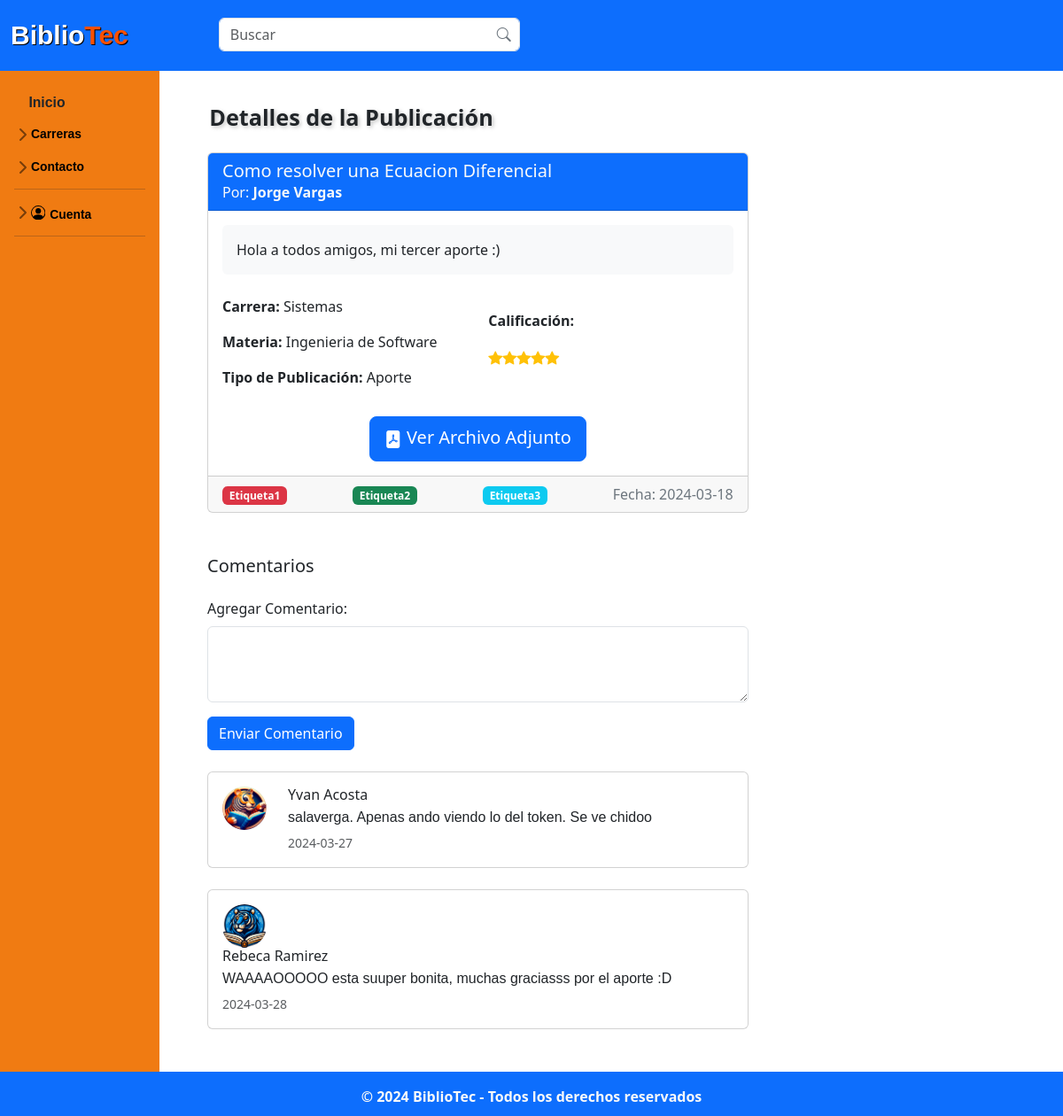
The page /publicacion/publicacion_detalle.php?id=3 (signed in) on the database as committed earlier.
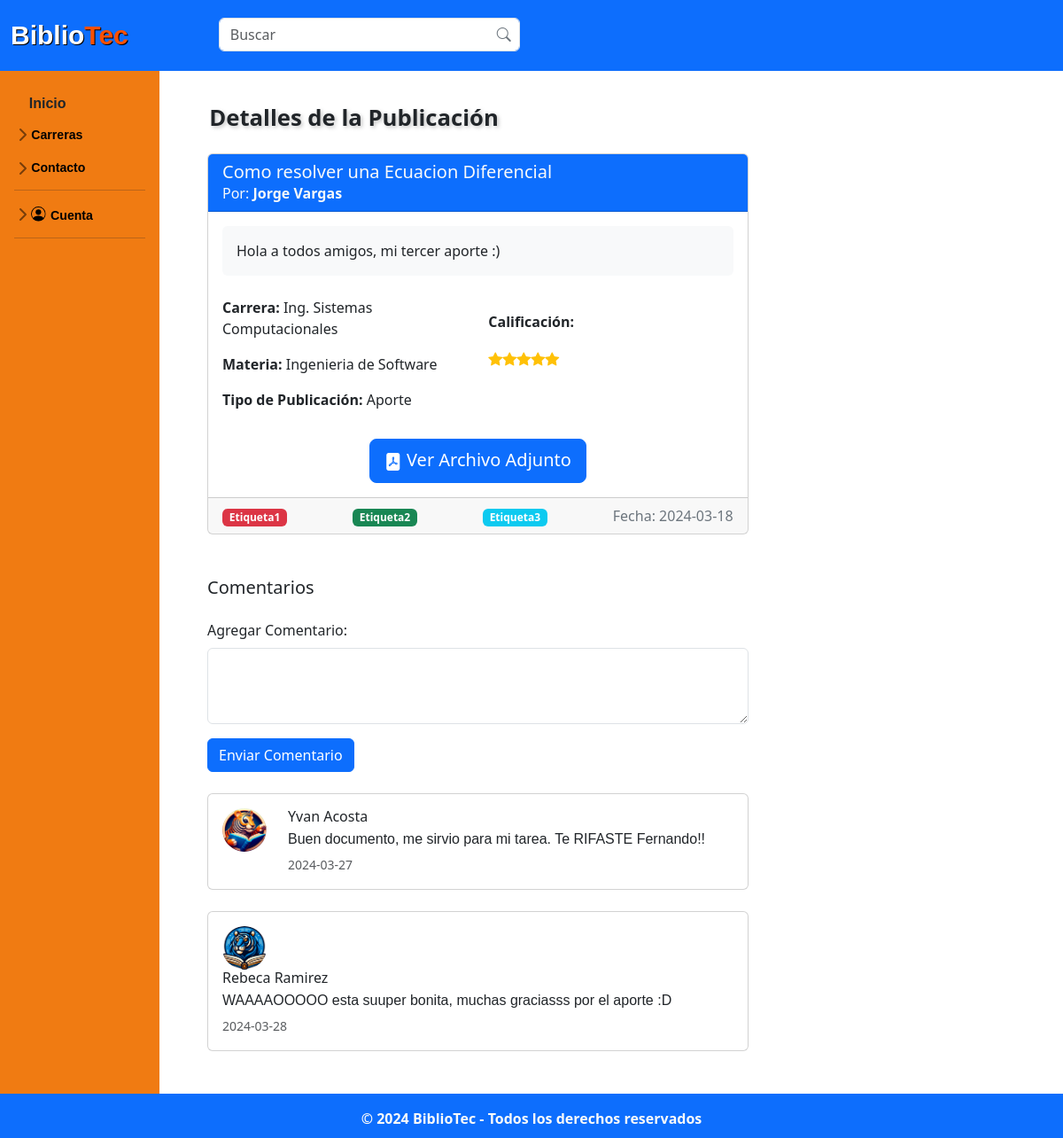
The same page on the database as committed later.
### tables this page shows
CREATE TABLE IF NOT EXISTS `publicacion` (
  `idPub` int NOT NULL AUTO_INCREMENT,
  `id_Usuario` int NOT NULL,
  `titulo_Pub` varchar(50) NOT NULL,
  `fecha_Pub` date NOT NULL,
  `descrip_Pub` text NOT NULL,
  `calif_Pub` decimal(10,0) NOT NULL,
  `carrera_Pub` varchar(45) NOT NULL,
  `materia_Pub` varchar(60) NOT NULL,
  `tipo_pub` varchar(45) NOT NULL,
  `archivo_Pub` varchar(100) NOT NULL,
  PRIMARY KEY (`idPub`),
  KEY `fk_Publicacion_Usuario1_idx` (`id_Usuario`)
);

CREATE TABLE IF NOT EXISTS `comentario` (
  `idComent` int NOT NULL AUTO_INCREMENT,
  `idPub` int NOT NULL,
  `idUsuario` int NOT NULL,
  `text_Coment` text NOT NULL,
  `fecha_Coment` date NOT NULL,
  PRIMARY KEY (`idComent`),
  KEY `fk_Comentario_Publicacion_idx` (`idPub`),
  KEY `fk_Comentario_Usuario1_idx` (`idUsuario`)
);

CREATE TABLE IF NOT EXISTS `usuario` (
  `idUsuario` int NOT NULL AUTO_INCREMENT,
  `nom_Us` varchar(50) NOT NULL,
  `apell_Us` varchar(50) NOT NULL,
  `carrera_Us` varchar(60) NOT NULL,
  `semestre_Us` varchar(50) NOT NULL,
  `correo_Us` varchar(100) NOT NULL,
  `contra_Us` varchar(60) NOT NULL,
  PRIMARY KEY (`idUsuario`)
);

### publicacion/publicacion_detalle.php (the view, shortened to what the changed rows need)
<?php
$link = include('../php/conexion.php');
if (isset($_GET['id'])) {
    $idPub = $_GET['id'];
    $query = "SELECT p.*, u.nom_Us, u.apell_Us FROM publicacion p
              JOIN usuario u ON p.id_Usuario = u.idUsuario
              WHERE p.idPub = $idPub";
    $result = mysqli_query($link, $query);
    if (mysqli_num_rows($result) == 1) {
        $publicacion = mysqli_fetch_assoc($result);
        $query_comentarios = "SELECT c.*, u.nom_Us, u.apell_Us FROM comentario c
                              JOIN usuario u ON c.idUsuario = u.idUsuario
                              WHERE c.idPub = $idPub";
        $result_comentarios = mysqli_query($link, $query_comentarios);
    } else {
        header("Location: ../home.php");
        exit();
    }
} else {
    header("Location: ../home.php");
    exit();
}
?>
<!DOCTYPE html>
<html lang="es">
<head>
    <link rel="stylesheet" href="../css/normalizar.css">
    <link rel="stylesheet" href="../css/estilos.css">
    <link rel="stylesheet" href="../css/hover-min.css">
    <link rel="stylesheet" href="../css/animate.css">
    <link rel="stylesheet" href="../css/sidebars.css">
    <link rel="stylesheet" href="style.css">
    <link rel="stylesheet" href="https://cdnjs.cloudflare.com/ajax/libs/animate.css/4.1.1/animate.min.css" />
    <link href="https://cdn.jsdelivr.net/npm/bootstrap@5.3.3/dist/css/bootstrap.min.css" rel="stylesheet">
    <link rel="stylesheet" href="https://cdn.jsdelivr.net/npm/bootstrap-icons@1.11.3/font/bootstrap-icons.min.css">
    <link rel="stylesheet" href="https://cdn.jsdelivr.net/npm/@docsearch/css@3">
</head>
<body>
    <div class="container-fluid">
        <div class="row">
            <main role="main" class="col-md-9 ml-sm-auto col-lg-10 px-4" style="font-weight:normal; margin-left: 1.5%">
                <h3 style=" margin-left: 1.5% ; margin-top: 35px;">
                    <div class="container mt-4 mb-5">
                        <div class="row">
                            <div class="col-md-8">
                                <div class="card card-details">
                                    <div class="card-header bg-primary text-light">
                                        <h5 class="card-title mb-0"><?php echo $publicacion['titulo_Pub']; ?></h5>
                                        <p class="card-text mb-0">Por:<b> <?php echo $publicacion['nom_Us'] . " " . $publicacion['apell_Us']; ?></b></p>
                                    </div>
                                    <div class="card-body">
                                        <div class="row mb-4">
                                            <div class="col">
                                                <div class="bg-light p-3 rounded">
                                                    <p class="card-text"><?php echo $publicacion['descrip_Pub']; ?></p>
                                                </div>
                                            </div>
                                        </div>
                                        <div class="row">
                                            <div class="col-md-6">
                                                <p class="card-text"><b>Carrera:</b> <?php echo $publicacion['carrera_Pub']; ?></p>
                                                <p class="card-text"><b>Materia:</b> <?php echo $publicacion['materia_Pub']; ?></p>
                                                <p class="card-text"><b>Tipo de Publicación:</b> <?php echo $publicacion['tipo_pub']; ?></p>
                                            </div>
                                        </div>
                                    </div>
                                    <div class="card-footer d-flex justify-content-between align-items-end">
                                        <?php
                                        $etiquetas = array("Etiqueta1", "Etiqueta2", "Etiqueta3");
                                        $colores = array("bg-danger", "bg-success", "bg-info");
                                        foreach ($etiquetas as $index => $etiqueta) {
                                            echo '<span class="badge ' . $colores[$index % count($colores)] . ' mr-1">' . $etiqueta . '</span>';
                                        }
                                        ?>
                                        <p class="card-text comment-date mb-0 align-self-end">Fecha: <?php echo $publicacion['fecha_Pub']; ?></p>
                                    </div>
                                </div>
                                <div class="mt-5">
                                    <?php
                                    $imagenes_aleatorias = array();
                                    $ruta_base = "../images/tigers/";
                                    for ($i = 1; $i <= 15; $i++) {
                                        $ruta_imagen = $ruta_base . "a" . $i . ".png";
                                        $imagenes_aleatorias[] = $ruta_imagen;
                                    }
                                    $contador = 0;
                                    ?>
                                    <?php while ($comentario = mysqli_fetch_assoc($result_comentarios)) : ?>
                                        <div class="card mt-4">
                                            <div class="card-body">
                                                <div class="row">
                                                    <div class="col-auto">
                                                        <?php if ($contador % 2 == 0) : ?>
                                                            <img src="<?php echo $imagenes_aleatorias[array_rand($imagenes_aleatorias)]; ?>" alt="Imagen Aleatoria" class="rounded-circle" width="50">
                                                        <?php else : ?>
                                                            <img src="<?php echo $imagenes_aleatorias[array_rand($imagenes_aleatorias)]; ?>" alt="Imagen Aleatoria" class="rounded-circle" width="50">
                                                        <?php endif; ?>
                                                    </div>
                                                    <div class="col">
                                                        <h6 class="mb-1"><?php echo $comentario['nom_Us'] . " " . $comentario['apell_Us']; ?></h6>
                                                        <pre class="mb-1"><?php echo $comentario['text_Coment']; ?></pre>
                                                        <small class="text-muted"><?php echo $comentario['fecha_Coment']; ?></small>
                                                    </div>
                                                </div>
                                            </div>
                                        </div>
                                        <?php
                                        $contador++;
                                        ?>
                                    <?php endwhile; ?>
                                </div>
                            </div>
                        </div>
                    </div>
            </main>
        </div>
    </div>
</body>
</html>

Rows that differ between the two databases and show on the page:
changed publicacion "Como resolver una Ecuacion Diferencial": carrera_Pub "Sistemas" → "Ing. Sistemas Computacionales"
changed comentario "Yvan": text_Coment "salaverga. Apenas ando viendo lo del token. Se ve chidoo" → "Buen documento, me sirvio para mi tarea. Te RIFASTE Fernando!!"
